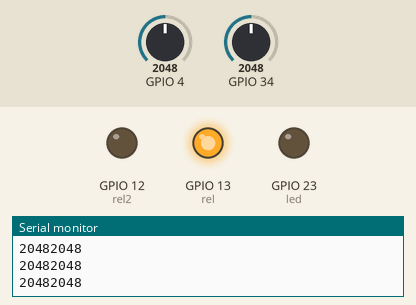
The sketch below on a simulated ESP32. Shown: output pins drawn as LEDs (lit = HIGH), the last lines printed to the serial monitor. The inputs (shaded band) are chosen by the test bench; at power-on: GPIO 4 = 2048, GPIO 34 = 2048.

Above: at 2.2 s.
2.3 s: GPIO 4 set to 815
3.8 s: GPIO 4 set to 689
At 4.7 s:
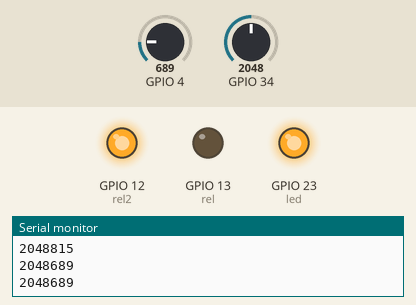
5.5 s: GPIO 4 set to 795
At 5.8 s:
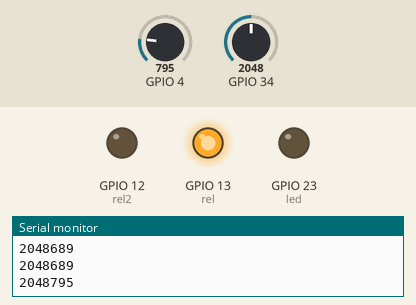
7.0 s: GPIO 4 set to 715
At 8.2 s:
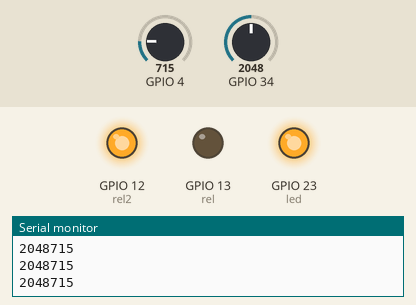
Timing chart, 0 to 9.5 s (numbered marks = the images above; inputs shaded):
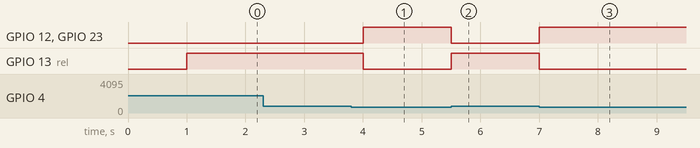

The sketch:

esp32_vsens.ino
```cpp
#define BLYNK_PRINT Serial

#include <WiFi.h>
#include <WiFiClient.h>

#define vCalibration 83.3
#define currCalibration 0.50
int led=23;
int leds;
int rel=13;
int rel2=12;

char auth[] = "ywgi-9wMDYDrKZ6kbhJFJgWZH1Vs4a1w";
char ssid[] = "Santharaj";
char pass[] = "devesh@12345";

void setup()
{
  pinMode(led,OUTPUT);
  pinMode(rel,OUTPUT);
  pinMode(rel2,OUTPUT);
  Serial.begin(115200);
  delay(1000);
}

void loop()
{
  leds=analogRead(4);
  int v_value=analogRead(34);
  int len = log10(v_value);
  if(leds<755)
  {
    digitalWrite(led,HIGH);
    digitalWrite(rel,LOW);
    digitalWrite(rel2,HIGH);
  }
  else
  {
    digitalWrite(led,LOW);
    digitalWrite(rel,HIGH);
    digitalWrite(rel2,LOW);
  }
  //float div = pow(10, len);
  //int rounded = ceil(v_value / div) * div;
  //float rounded = round(v_value / 10) * 10;
  Serial.print(v_value);
  Serial.println(leds);
  delay(500);
}
```

Measured:
- the behaviour switches between 755 and 754 on GPIO 4 (found by bisection; images 0 and 1)
- after the input at 3.8 s, GPIO 12 (rel2), GPIO 23 (led): LOW → HIGH after 0.20 s; GPIO 13 (rel): HIGH → LOW after 0.20 s
- after the input at 5.5 s, GPIO 12 (rel2), GPIO 23 (led): HIGH → LOW at once; GPIO 13 (rel): LOW → HIGH at once
- after the input at 7.0 s, GPIO 12 (rel2), GPIO 23 (led): LOW → HIGH at once; GPIO 13 (rel): HIGH → LOW at once
